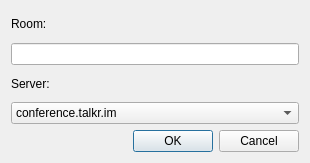
<?xml version="1.0" encoding="UTF-8"?>
<ui version="4.0">
 <class>dlg_join_muc</class>
 <widget class="QDialog" name="dlg_join_muc">
  <property name="geometry">
   <rect>
    <x>0</x>
    <y>0</y>
    <width>310</width>
    <height>163</height>
   </rect>
  </property>
  <property name="minimumSize">
   <size>
    <width>310</width>
    <height>163</height>
   </size>
  </property>
  <property name="maximumSize">
   <size>
    <width>16777215</width>
    <height>163</height>
   </size>
  </property>
  <property name="windowTitle">
   <string>Join Group Chat</string>
  </property>
  <property name="windowIcon">
   <iconset resource="resource/res.qrc">
    <normaloff>:/icons/icons/logotype.png</normaloff>:/icons/icons/logotype.png</iconset>
  </property>
  <layout class="QVBoxLayout" name="verticalLayout">
   <item>
    <widget class="QLabel" name="lab_room">
     <property name="text">
      <string>Room:</string>
     </property>
    </widget>
   </item>
   <item>
    <widget class="QLineEdit" name="eln_room"/>
   </item>
   <item>
    <widget class="QLabel" name="lab_server">
     <property name="text">
      <string>Server:</string>
     </property>
    </widget>
   </item>
   <item>
    <widget class="QComboBox" name="cmb_server">
     <item>
      <property name="text">
       <string>conference.talkr.im</string>
      </property>
     </item>
    </widget>
   </item>
   <item>
    <widget class="QDialogButtonBox" name="dbb_button_box">
     <property name="orientation">
      <enum>Qt::Horizontal</enum>
     </property>
     <property name="standardButtons">
      <set>QDialogButtonBox::Cancel|QDialogButtonBox::Ok</set>
     </property>
    </widget>
   </item>
  </layout>
 </widget>
 <resources>
  <include location="resource/res.qrc"/>
 </resources>
 <connections>
  <connection>
   <sender>dbb_button_box</sender>
   <signal>accepted()</signal>
   <receiver>dlg_join_muc</receiver>
   <slot>accept()</slot>
   <hints>
    <hint type="sourcelabel">
     <x>248</x>
     <y>254</y>
    </hint>
    <hint type="destinationlabel">
     <x>157</x>
     <y>274</y>
    </hint>
   </hints>
  </connection>
  <connection>
   <sender>dbb_button_box</sender>
   <signal>rejected()</signal>
   <receiver>dlg_join_muc</receiver>
   <slot>reject()</slot>
   <hints>
    <hint type="sourcelabel">
     <x>316</x>
     <y>260</y>
    </hint>
    <hint type="destinationlabel">
     <x>286</x>
     <y>274</y>
    </hint>
   </hints>
  </connection>
 </connections>
</ui>
